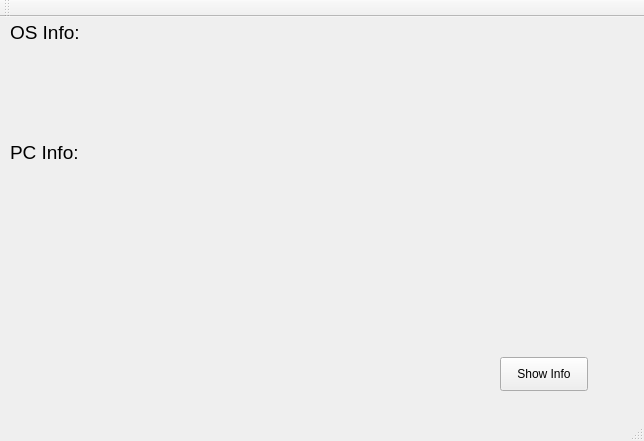
<?xml version="1.0" encoding="UTF-8"?>
<ui version="4.0">
 <class>MainWindow</class>
 <widget class="QMainWindow" name="MainWindow">
  <property name="geometry">
   <rect>
    <x>0</x>
    <y>0</y>
    <width>644</width>
    <height>441</height>
   </rect>
  </property>
  <property name="windowTitle">
   <string>MainWindow</string>
  </property>
  <widget class="QWidget" name="centralWidget">
   <widget class="QPushButton" name="showInfo">
    <property name="geometry">
     <rect>
      <x>500</x>
      <y>340</y>
      <width>88</width>
      <height>34</height>
     </rect>
    </property>
    <property name="text">
     <string>Show Info</string>
    </property>
   </widget>
   <widget class="QLabel" name="osinfo">
    <property name="geometry">
     <rect>
      <x>10</x>
      <y>0</y>
      <width>71</width>
      <height>30</height>
     </rect>
    </property>
    <property name="font">
     <font>
      <pointsize>14</pointsize>
     </font>
    </property>
    <property name="text">
     <string>OS Info:</string>
    </property>
   </widget>
   <widget class="QLabel" name="ostype">
    <property name="geometry">
     <rect>
      <x>90</x>
      <y>30</y>
      <width>231</width>
      <height>31</height>
     </rect>
    </property>
    <property name="font">
     <font>
      <pointsize>14</pointsize>
     </font>
    </property>
    <property name="text">
     <string/>
    </property>
   </widget>
   <widget class="QLabel" name="oskernel">
    <property name="geometry">
     <rect>
      <x>90</x>
      <y>55</y>
      <width>431</width>
      <height>31</height>
     </rect>
    </property>
    <property name="font">
     <font>
      <pointsize>14</pointsize>
     </font>
    </property>
    <property name="text">
     <string/>
    </property>
   </widget>
   <widget class="QLabel" name="pcinfo">
    <property name="geometry">
     <rect>
      <x>10</x>
      <y>120</y>
      <width>71</width>
      <height>30</height>
     </rect>
    </property>
    <property name="font">
     <font>
      <pointsize>14</pointsize>
     </font>
    </property>
    <property name="text">
     <string>PC Info:</string>
    </property>
   </widget>
   <widget class="QLabel" name="raminfo">
    <property name="geometry">
     <rect>
      <x>90</x>
      <y>300</y>
      <width>401</width>
      <height>51</height>
     </rect>
    </property>
    <property name="font">
     <font>
      <pointsize>14</pointsize>
     </font>
    </property>
    <property name="text">
     <string/>
    </property>
   </widget>
   <widget class="QWidget" name="">
    <property name="geometry">
     <rect>
      <x>90</x>
      <y>150</y>
      <width>551</width>
      <height>161</height>
     </rect>
    </property>
    <layout class="QGridLayout" name="gridLayout">
     <item row="5" column="0">
      <widget class="QLabel" name="gpuinfo">
       <property name="font">
        <font>
         <pointsize>14</pointsize>
        </font>
       </property>
       <property name="text">
        <string/>
       </property>
      </widget>
     </item>
     <item row="4" column="0">
      <widget class="QLabel" name="cpucores">
       <property name="font">
        <font>
         <pointsize>14</pointsize>
        </font>
       </property>
       <property name="text">
        <string/>
       </property>
      </widget>
     </item>
     <item row="1" column="0">
      <widget class="QLabel" name="cpuinfo">
       <property name="font">
        <font>
         <pointsize>14</pointsize>
        </font>
       </property>
       <property name="text">
        <string/>
       </property>
      </widget>
     </item>
     <item row="2" column="0">
      <widget class="QLabel" name="osarch">
       <property name="font">
        <font>
         <pointsize>14</pointsize>
        </font>
       </property>
       <property name="text">
        <string/>
       </property>
      </widget>
     </item>
    </layout>
   </widget>
  </widget>
  <widget class="QMenuBar" name="menuBar">
   <property name="geometry">
    <rect>
     <x>0</x>
     <y>0</y>
     <width>644</width>
     <height>30</height>
    </rect>
   </property>
  </widget>
  <widget class="QToolBar" name="mainToolBar">
   <attribute name="toolBarArea">
    <enum>TopToolBarArea</enum>
   </attribute>
   <attribute name="toolBarBreak">
    <bool>false</bool>
   </attribute>
  </widget>
  <widget class="QStatusBar" name="statusBar"/>
 </widget>
 <layoutdefault spacing="6" margin="11"/>
 <resources/>
 <connections/>
</ui>
